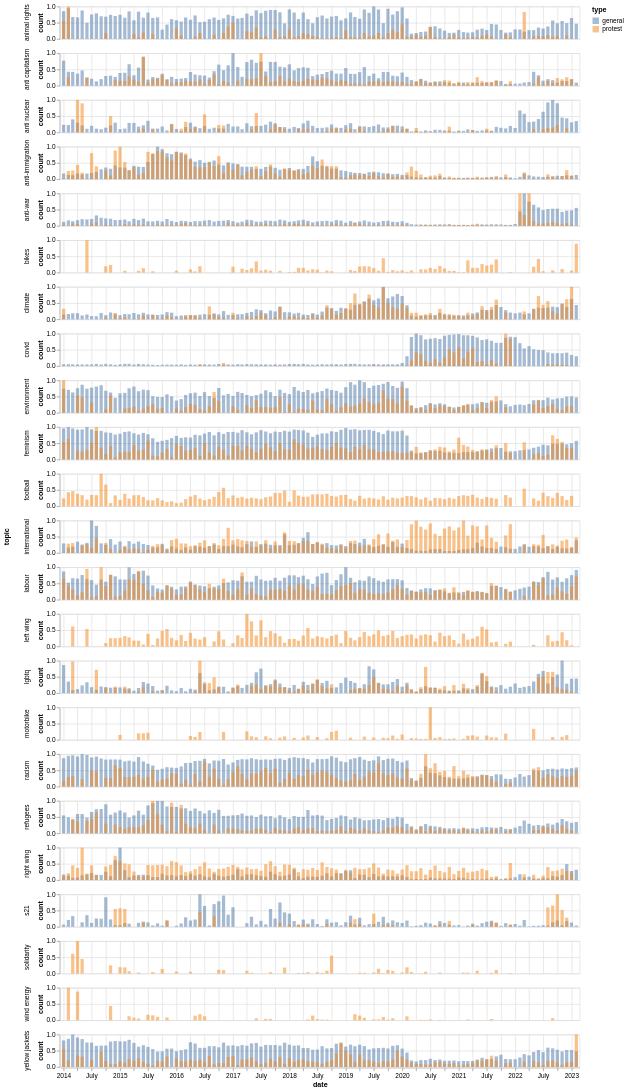

The cell this chart's notebook holds for it:
### Code cell
import altair as alt

alt.Chart(df_norm_time_norm_topic).mark_bar(opacity=0.5).encode(
    x="date:T",
    y=alt.Y("count:Q", stack=None),
    color="type:N",
    row="topic:N",
).properties(
    width=800,
    height=50,
)

### Figure 1 — Vega-Lite specification as saved in the notebook (floating-point values rounded to 4 significant figures; data arrays with more than 128 entries replaced by an {"elided": "..."} marker saying what was removed)
{"config": {"view": {"continuousWidth": 400, "continuousHeight": 300}}, "data": {"name": "data-975f6d9abaca8b1f0b0bbec4efa68a62"}, "mark": {"type": "bar", "opacity": 0.5}, "encoding": {"color": {"field": "type", "type": "nominal"}, "row": {"field": "topic", "type": "nominal"}, "x": {"field": "date", "type": "temporal"}, "y": {"field": "count", "stack": null, "type": "quantitative"}}, "height": 50, "width": 800, "$schema": "https://vega.github.io/schema/vega-lite/v4.17.0.json", "datasets": {"data-975f6d9abaca8b1f0b0bbec4efa68a62": {"elided": "3741 records"}}}
